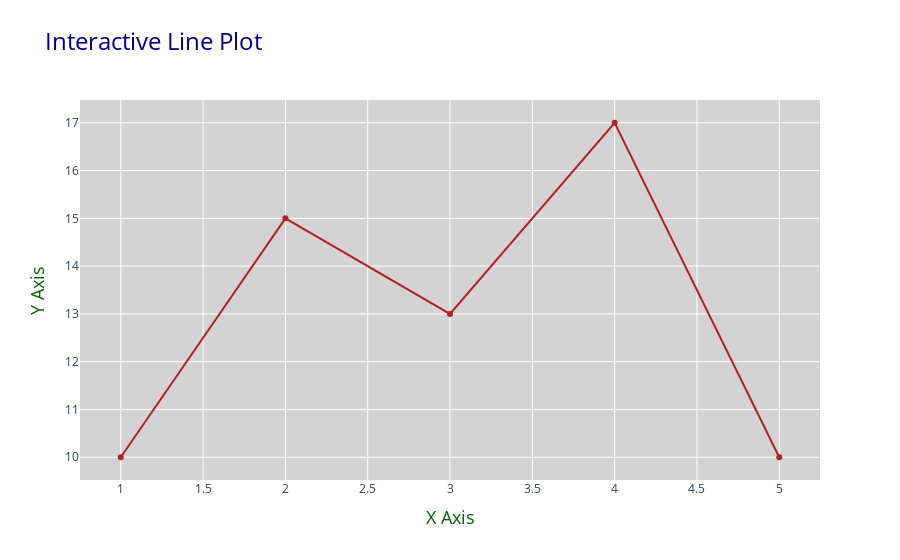

Notebook source saved alongside this figure:
### Markdown cell above
# Interactive Features
Demonstrate interactive features of Plotly, such as hover information and zooming.

### Code cell
# Interactive Features

# Create a basic line plot with interactive features using Plotly
x = [1, 2, 3, 4, 5]
y = [10, 15, 13, 17, 10]

# Create a figure
fig = go.Figure()

# Add a trace with hover information
fig.add_trace(go.Scatter(x=x, y=y, mode='lines+markers', name='Line Plot', 
                         hoverinfo='x+y', line=dict(color='firebrick', width=2)))

# Update layout to enable zooming and panning
fig.update_layout(
    title='Interactive Line Plot',
    xaxis_title='X Axis',
    yaxis_title='Y Axis',
    title_font=dict(size=24, color='darkblue'),
    xaxis=dict(title_font=dict(size=18, color='darkgreen')),
    yaxis=dict(title_font=dict(size=18, color='darkgreen')),
    plot_bgcolor='lightgrey',
    dragmode='zoom'  # Enable zooming
)

# Show the plot
fig.show()
fig.write_html("./web/plot.html")

### Figure 1 — Plotly figure (JSON) as saved in the notebook; plotly's stock layout.template omitted (floating-point values rounded to 4 significant figures)
{"data": [{"hoverinfo": "x+y", "line": {"color": "firebrick", "width": 2}, "mode": "lines+markers", "name": "Line Plot", "type": "scatter", "x": [1, 2, 3, 4, 5], "y": [10, 15, 13, 17, 10]}], "layout": {"dragmode": "zoom", "plot_bgcolor": "lightgrey", "title": {"font": {"color": "darkblue", "size": 24}, "text": "Interactive Line Plot"}, "xaxis": {"title": {"font": {"color": "darkgreen", "size": 18}, "text": "X Axis"}}, "yaxis": {"title": {"font": {"color": "darkgreen", "size": 18}, "text": "Y Axis"}}}}
